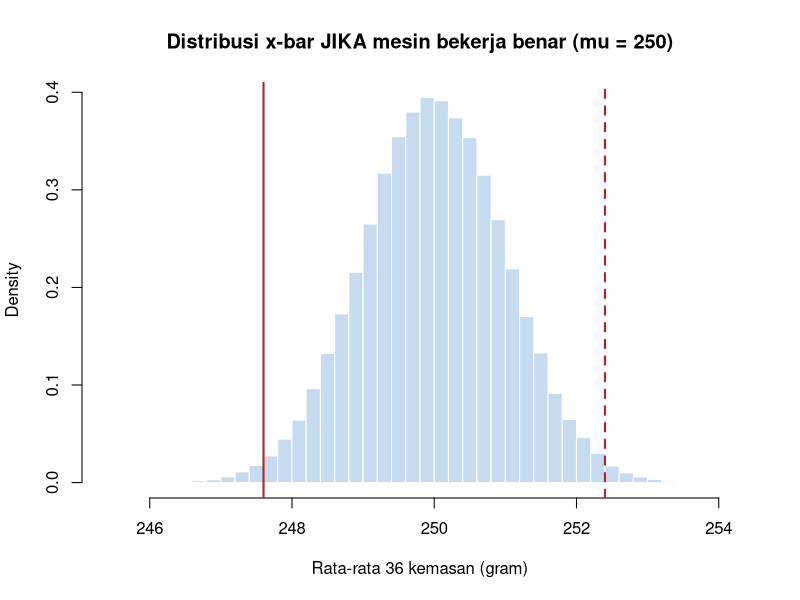
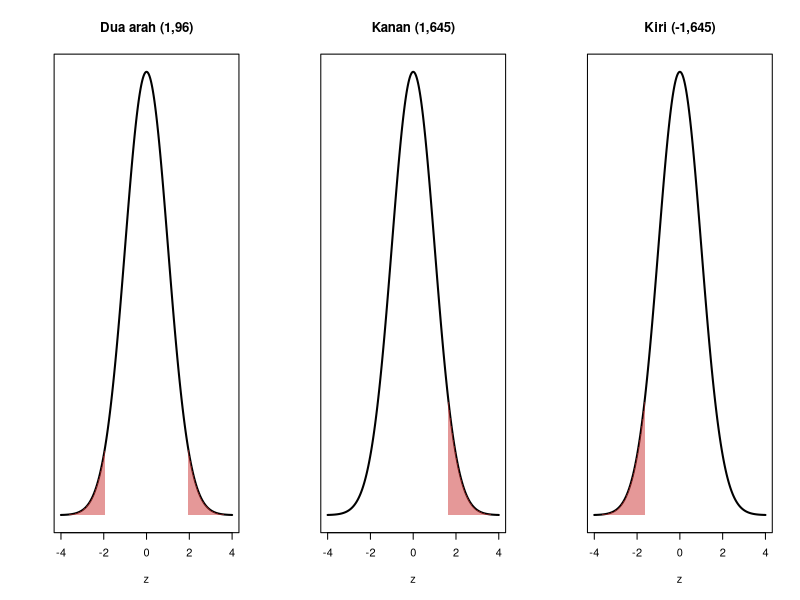
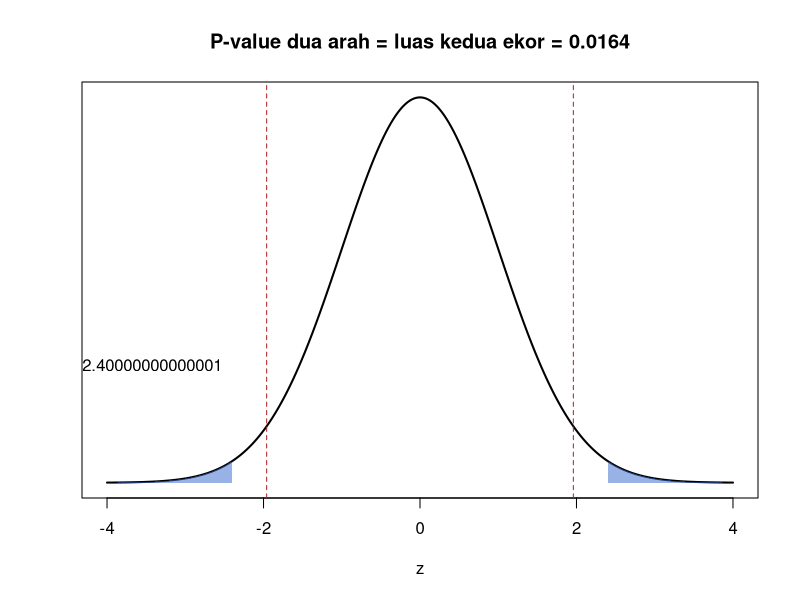
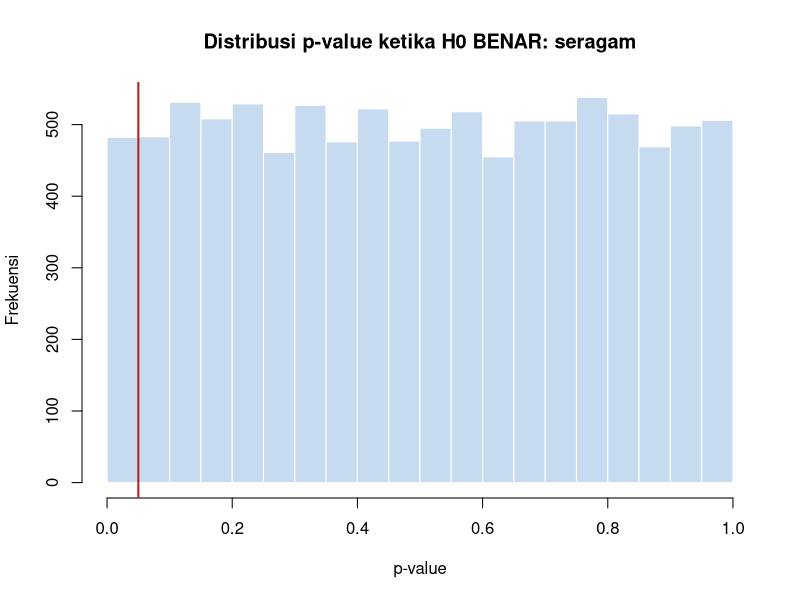
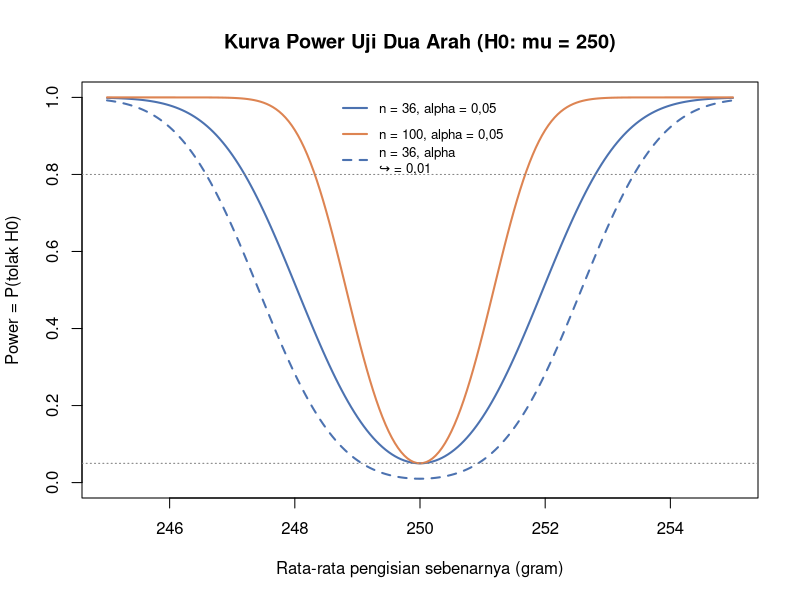

Generate these figures, in order, with R:
## ---- chunk 1
mu0 <- 250; sigma <- 6; n <- 36; xbar <- 247.6
se <- sigma / sqrt(n)
set.seed(10)
xbar_jika_H0 <- replicate(100000, mean(rnorm(n, mu0, sigma)))
hist(xbar_jika_H0, breaks = 60, col = "#c6dbef", border = "white", freq = FALSE,
main = "Distribusi x-bar JIKA mesin bekerja benar (mu = 250)",
xlab = "Rata-rata 36 kemasan (gram)")
abline(v = c(xbar, 2 * mu0 - xbar), col = "firebrick", lwd = 2, lty = c(1, 2))
## ---- chunk 2
mean(abs(xbar_jika_H0 - mu0) >= abs(xbar - mu0)) # seberapa sering selisih sebesar ini terjadi
## ---- chunk 3
z_hitung <- (xbar - mu0) / se
z_hitung
## ---- chunk 4
alpha <- 0.05
c(Dua_arah = qnorm(1 - alpha / 2), Kanan = qnorm(1 - alpha), Kiri = qnorm(alpha))
## Dua_arah Kanan Kiri
## 1.959964 1.644854 -1.644854
gambar_daerah <- function(arah, judul, alpha = 0.05) {
x <- seq(-4, 4, length.out = 400)
plot(x, dnorm(x), type = "l", lwd = 2, main = judul, xlab = "z", ylab = "", yaxt
= "n")
arsir <- function(a, b) polygon(c(a, seq(a, b, length.out = 100), b),
c(0, dnorm(seq(a, b, length.out = 100)), 0),
col = rgb(0.8, 0.2, 0.2, 0.5), border = NA)
if (arah == "dua") { k <- qnorm(1 - alpha / 2); arsir(-4, -k); arsir(k, 4) }
if (arah == "kanan") { k <- qnorm(1 - alpha); arsir(k, 4) }
if (arah == "kiri") { k <- qnorm(alpha); arsir(-4, k) }
}
par(mfrow = c(1, 3))
gambar_daerah("dua", "Dua arah (1,96)")
gambar_daerah("kanan", "Kanan (1,645)")
gambar_daerah("kiri", "Kiri (-1,645)")

par(mfrow = c(1, 1))
## ---- chunk 5
p_dua <- 2 * (1 - pnorm(abs(z_hitung)))
p_dua
## ---- chunk 6
x <- seq(-4, 4, length.out = 400)
plot(x, dnorm(x), type = "l", lwd = 2, xlab = "z", ylab = "", yaxt = "n",
main = paste0("P-value dua arah = luas kedua ekor = ", round(p_dua, 4)))
for (bts in list(c(-4, -abs(z_hitung)), c(abs(z_hitung), 4))) {
xs <- seq(bts[1], bts[2], length.out = 100)
polygon(c(bts[1], xs, bts[2]), c(0, dnorm(xs), 0), col = rgb(0.2, 0.4, 0.8,
0.5), border = NA)
}
abline(v = c(-1.96, 1.96), lty = 2, col = "firebrick")
text(z_hitung, 0.12, labels = paste0("z = ", z_hitung), pos = 2)
## ---- chunk 7
uji_z <- function(xbar, mu0, sigma, n, arah = c("dua", "kanan", "kiri"), alpha =
0.05) {
arah <- match.arg(arah)
z <- (xbar - mu0) / (sigma / sqrt(n))
p <- switch(arah, dua = 2 * (1 - pnorm(abs(z))), kanan = 1 - pnorm(z), kiri =
pnorm(z))
kritis <- switch(arah, dua = qnorm(1 - alpha / 2), kanan = qnorm(1 - alpha),
kiri = qnorm(alpha))
data.frame(z = round(z, 4), z_kritis = round(kritis, 4), p_value = signif(p, 4),
keputusan = ifelse(p <= alpha, "Tolak H0", "Gagal menolak H0"))

}
## ---- chunk 8
uji_z(xbar = 247.6, mu0 = 250, sigma = 6, n = 36, arah = "dua")
## ---- chunk 9
uji_z(xbar = 50.1, mu0 = 48, sigma = 10, n = 50, arah = "kanan")
## ---- chunk 10
ci <- 247.6 + c(-1, 1) * qnorm(0.975) * 6 / sqrt(36)
round(ci, 3)
## ---- chunk 11
250 >= ci[1] & 250 <= ci[2] # FALSE -> 250 di luar selang -> konsisten dengan
"tolak H0"
## ---- chunk 12
set.seed(101)
p_values_H0 <- replicate(10000, {
x <- rnorm(36, mean = 250, sd = 6)
z <- (mean(x) - 250) / (6 / 6)
2 * (1 - pnorm(abs(z)))
})
mean(p_values_H0 <= 0.05) # proporsi kesalahan Tipe I
## [1] 0.0482
hist(p_values_H0, breaks = 20, col = "#c6dbef", border = "white",
main = "Distribusi p-value ketika H0 BENAR: seragam", xlab = "p-value", ylab
= "Frekuensi")
abline(v = 0.05, col = "firebrick", lwd = 2)
## ---- chunk 13
power_sim <- function(mu_benar, n, alpha = 0.05, B = 5000) {
mean(replicate(B, {
z <- (mean(rnorm(n, mu_benar, 6)) - 250) / (6 / sqrt(n))
2 * (1 - pnorm(abs(z))) <= alpha
}))
}
power_teori <- function(mu_benar, n, alpha = 0.05) {
k <- qnorm(1 - alpha / 2); d <- (mu_benar - 250) / (6 / sqrt(n))
pnorm(-k - d) + 1 - pnorm(k - d)
}
set.seed(102)
c(Power_simulasi = power_sim(248, 36), Power_teori = round(power_teori(248, 36),
4),
Beta_teori = round(1 - power_teori(248, 36), 4))
## ---- chunk 14
mu_seq <- seq(245, 255, by = 0.05)
plot(mu_seq, power_teori(mu_seq, 36), type = "l", lwd = 2, col = "#4C72B0", ylim =
c(0, 1),
xlab = "Rata-rata pengisian sebenarnya (gram)", ylab = "Power = P(tolak H0)",
main = "Kurva Power Uji Dua Arah (H0: mu = 250)")
lines(mu_seq, power_teori(mu_seq, 100), lwd = 2, col = "#DD8452")
lines(mu_seq, power_teori(mu_seq, 36, alpha = 0.01), lwd = 2, lty = 2, col =
"#4C72B0")
abline(h = c(0.05, 0.8), lty = 3, col = "grey50")
legend("top", bty = "n", lwd = 2, lty = c(1, 1, 2), col = c("#4C72B0", "#DD8452",
"#4C72B0"), cex = 0.8,
legend = c("n = 36, alpha = 0,05", "n = 100, alpha = 0,05", "n = 36, alpha
↪ = 0,01"))
## ---- chunk 15
n_power <- function(delta, sigma, alpha = 0.05, power = 0.80) {
ceiling(((qnorm(1 - alpha / 2) + qnorm(power)) * sigma / delta)^2)
}
n_power(delta = 2, sigma = 6) # sampel agar selisih 2 gram terdeteksi dengan power 80%
## ---- chunk 16
knitr::kable(rbind(
"n = 36" = uji_z(xbar = 249.8, mu0 = 250, sigma = 6, n = 36),
"n = 100.000" = uji_z(xbar = 249.8, mu0 = 250, sigma = 6, n = 100000)
), caption = "Table 13: Selisih 0,2 gram: tidak signifikan vs sangat signifikan")
## ---- chunk 17
k <- c(1, 5, 10, 20, 50)
data.frame(Banyak_uji = k, P_minimal_satu_false_positive = round(1 - (1 - 0.05)^k,
3))
## ---- chunk 18
set.seed(103)
# 20 "fitur" acak tanpa hubungan apa pun dengan target, masing-masing diuji
p20 <- replicate(20, { x <- rnorm(30, 0, 1); 2 * (1 - pnorm(abs(mean(x) / (1 /
sqrt(30))))) })
## ---- chunk 19
sum(p20 <= 0.05)
## ---- chunk 20
sum(p20 <= 0.05 / 20)
## ---- chunk 21
p.adjust(sort(p20)[1:3], method = "bonferroni", n = 20)
## ---- chunk 22
set.seed(2026)
tss <- round(rnorm(30, mean = 54, sd = 12), 1)
round(c(n = length(tss), Mean = mean(tss), SD = sd(tss), Median = median(tss)), 2)
## ---- chunk 23
knitr::kable(rbind(
"A: H1 mu > 50 (melanggar)" = uji_z(mean(tss), 50, sigma = 12, n = 30, arah =
"kanan"),
"B: H1 mu < 50 (patuh)" = uji_z(mean(tss), 50, sigma = 12, n = 30, arah =
"kiri")
), caption = "Table 16: Data yang sama, dua rumusan hipotesis")
## ---- chunk 24
# Power rumusan A untuk mendeteksi pelanggaran nyata sebesar 5 mg/L (mu = 55)
power_kanan <- function(mu_benar, mu0, sigma, n, alpha = 0.05)
1 - pnorm(qnorm(1 - alpha) - (mu_benar - mu0) / (sigma / sqrt(n)))
round(c(Power_n30 = power_kanan(55, 50, 12, 30), Power_n60 = power_kanan(55, 50,
12, 60)), 3)
## ---- chunk 25
set.seed(3)
umur <- round(rnorm(40, mean = 19.3, sd = 2.5), 1)
round(c(n = length(umur), Mean = mean(umur), SD = sd(umur)), 3)
## ---- chunk 26
hasil_lat <- uji_z(mean(umur), mu0 = 20, sigma = 2.5, n = 40, arah = "kiri")
hasil_lat
## ---- chunk 27
uji_z(mean(umur), mu0 = 20, sigma = 2.5, n = 40, arah = "kiri", alpha = 0.01)
## ---- chunk 28
power_kiri <- function(mu_benar, mu0, sigma, n, alpha = 0.05)
pnorm(qnorm(alpha) - (mu_benar - mu0) / (sigma / sqrt(n)))
round(power_kiri(19, 20, 2.5, 40), 3)
## ---- chunk 29
ceiling(((qnorm(0.95) + qnorm(0.90)) * 2.5 / 1)^2) # n satu arah, power 90%
## ---- chunk 30
# Kunci jawaban:
# (1) H0: mu = 200 vs H1: mu != 200 (dua arah)
# (2) H0: mu <= 70 vs H1: mu > 70 (kanan)
# (3) Jika pemeriksa ingin membuktikan label benar: H0: mu >= 10 vs H1: mu < 10 (kiri).
# Jika pemeriksa curiga kadar gula melebihi label: H0: mu <= 10 vs H1: mu > 10 (kanan).
# Rumusan bergantung pada klaim yang ingin dibuktikan.
## ---- chunk 31
# Kunci jawaban:
2 * (1 - pnorm(1.80)) # 0.0719 -> gagal tolak (0.05), tolak (0.10)
1 - pnorm(1.80) # 0.0359 -> tolak pada 0.05 (jika arah kanan ditetapkan SEBELUM melihat data)
## ---- chunk 32
# Kunci jawaban:
# "Gagal menolak H0" bukan bukti H0 benar. P-value 0,23 hanya berarti data tidak memberi bukti
# yang cukup untuk menyatakan ada pengaruh. Mungkin pengaruhnya kecil dan power uji rendah
# (sampel kecil). Laporkan selang kepercayaan besar efek untuk melihat rentang pengaruh
# yang masih masuk akal.
## ---- chunk 33
# Kunci jawaban:
1 - 0.95^15 # sekitar 0.537 -> lebih dari separuh kemungkinan ada "temuan" palsu
0.05 / 15 # batas Bonferroni = 0.0033; p = 0.03 > 0.0033 -> TIDAK signifikan setelah koreksi
